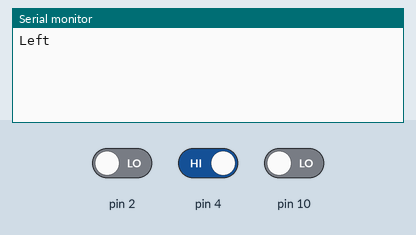
The sketch below on a simulated Arduino Uno, built with avr-gcc and run on an emulated ATmega328P. Parts: the last lines printed to the serial monitor. The inputs (shaded band) are chosen by the test bench; at power-on: pin 2 LOW, pin 4 HIGH, pin 10 LOW.

Above: at 1.2 s.
1.3 s: pin 2 driven HIGH
At 1.8 s:
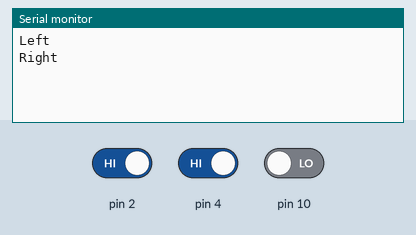
2.8 s: pin 4 driven LOW and pin 10 driven HIGH
At 3.7 s:
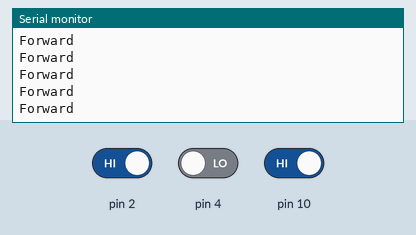

The sketch:

Line_reading_movement.ino
```cpp
//Noel Nicolas
//This code takes inputs from a line tracking module
//The module reads from 3 sensors Left/Middle/Right
//The car moves to the direction of the line

//    The direction of the car's movement
//  ENA   ENB   IN1   IN2   IN3   IN4   Description
//  HIGH  HIGH  HIGH  LOW   LOW   HIGH  Car forward
//  HIGH  HIGH  LOW   HIGH  HIGH  LOW   Car reverse
//  HIGH  HIGH  LOW   HIGH  LOW   HIGH  Car turns left
//  HIGH  HIGH  HIGH  LOW   HIGH  LOW   Car turns right
//  HIGH  HIGH  LOW   LOW   LOW   LOW   Car stopped
//  HIGH  HIGH  HIGH  HIGH  HIGH  HIGH  Car stopped
//  LOW   LOW   N/A   N/A   N/A   N/A   Car stopped

//Line Tracking Module
#define LineRight !digitalRead(10)
#define LineMiddle !digitalRead(4)
#define LineLeft !digitalRead(2)

//define L298n module IO Pin
#define ENB 5
#define ENA 6
#define IN1 7
#define IN2 8
#define IN3 9
#define IN4 11

//variables
#define myspeed 200

void forward(){
  digitalWrite(ENA, myspeed);    //speed of right motor
  digitalWrite(ENB, myspeed);    //speed of left motor
  digitalWrite(IN1, HIGH);    //left motors forward
  digitalWrite(IN2, LOW);     //left motors reverse off
  digitalWrite(IN3, LOW);     //right motors reverse off
  digitalWrite(IN4, HIGH);    //right motors forward on
  Serial.println("Forward");  //send message to serial monitor
}

void back(){
  digitalWrite(ENA, myspeed);
  digitalWrite(ENB, myspeed);
  digitalWrite(IN1, LOW);
  digitalWrite(IN2, HIGH);
  digitalWrite(IN3, HIGH);
  digitalWrite(IN4, LOW);
  Serial.println("Back");
}

void left(){
  digitalWrite(ENA, myspeed);
  digitalWrite(ENB, myspeed);
  digitalWrite(IN1, LOW);
  digitalWrite(IN2, HIGH);
  digitalWrite(IN3, LOW);
  digitalWrite(IN4, HIGH);
  Serial.println("Left");
}

void right(){
  digitalWrite(ENA, myspeed);
  digitalWrite(ENB, myspeed);
  digitalWrite(IN1, HIGH);
  digitalWrite(IN2, LOW);
  digitalWrite(IN3, HIGH);
  digitalWrite(IN4, LOW);
  Serial.println("Right");
}

void stop(){
  digitalWrite(ENA, LOW);
  digitalWrite(ENB, LOW);
  Serial.println("Stopped");
}

//before execute loop() function,
//setup() function will execute first and only once

void setup() {
  Serial.begin(9600);     //open serial and set the baudrate 9600 bits per second (default)[can increase if needed]
}

//Main
void loop() {
 if(LineMiddle){
  forward();
 }
  else if(LineLeft){
    left();
    while(LineLeft);
  }
  else if(LineRight){
       right();
       while(LineRight);
  }
}
```

Measured:
- after the input at 1.3 s, the serial monitor: prints a new line at once (image 1)
- after the input at 2.8 s, the serial monitor: prints a new line at once (image 2)
